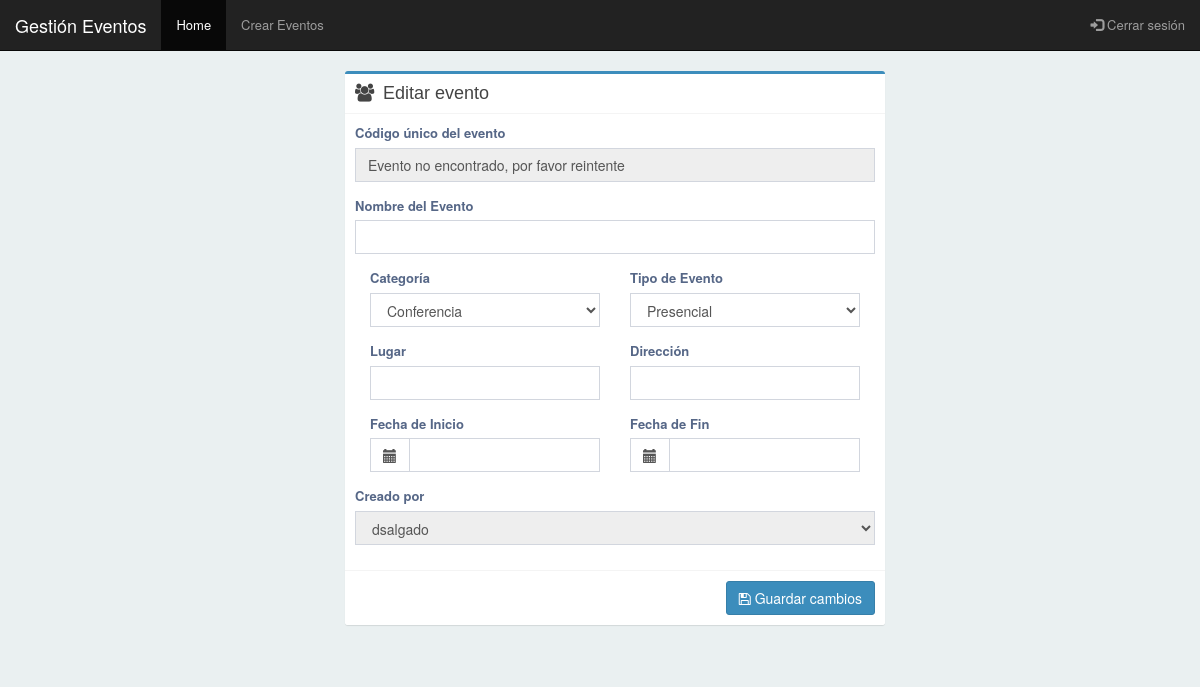
The app's page /edit/?event=3 (signed in), older data.
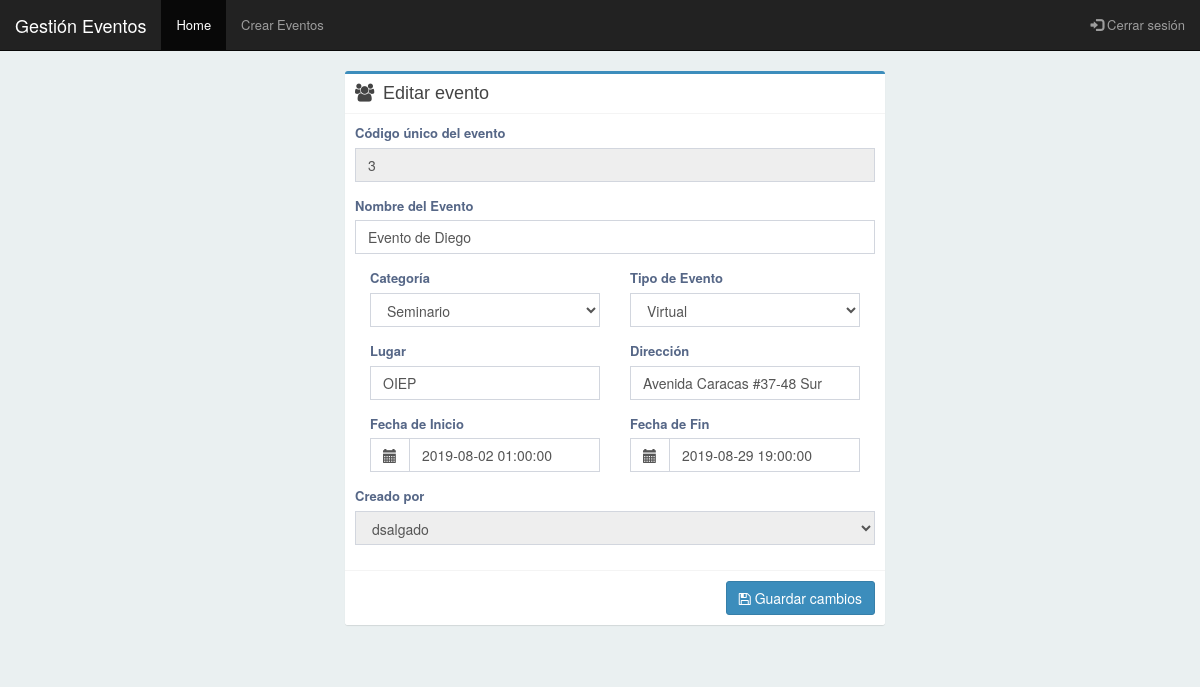
The same page, newer data.
### events/models.py (models this page shows, shortened)
class Event(models.Model):
    event_name = models.CharField(max_length = 140, blank = False)
    event_site = models.CharField(max_length = 140, blank = True)
    event_address = models.CharField(max_length = 200, blank = True)
    event_start_date = models.DateTimeField()
    event_end_date = models.DateTimeField()
    event_create_date = models.DateTimeField(auto_now_add=True)
    event_category = models.ForeignKey(Category, on_delete = models.CASCADE)
    event_type = models.ForeignKey(EventType, on_delete = models.CASCADE)
    event_creator = models.ForeignKey(User, on_delete= models.CASCADE)

### events/views.py (the view)
@login_required
def edit_event(request):
    if request.method == 'POST':
        try:
            event = Event.objects.get(pk = request.POST['event_pk'], event_creator = request.user)
            data = {}
            data['event_pk'] = request.POST['event_pk']
            data['event_name'] = request.POST['event_name']
            data['event_site'] = request.POST['event_site']
            data['event_address'] = request.POST['event_address']
            data['event_start_date'] = request.POST['event_start_date']
            data['event_end_date'] = request.POST['event_end_date']
            data['event_category'] = request.POST['event_category']
            data['event_type'] = request.POST['event_type']
            data['event_creator'] = request.user.id
            form = EventForm(data)
            if form.is_valid():
                event.event_name = request.POST['event_name']
                event.event_site = request.POST['event_site']
                event.event_address = request.POST['event_address']
                event.event_start_date = request.POST['event_start_date']
                event.event_end_date = request.POST['event_end_date']
                event.event_category = Category.objects.get(pk = request.POST['event_category'])
                event.event_type = EventType.objects.get(pk = request.POST['event_type'])
                event.save()
                return redirect('events:myevents')
        except ObjectDoesNotExist:
            form = EventForm(initial = {'event_pk':'Error ocurrido durante la actualización, por favor reintente'})
    else:
        try:
            event = Event.objects.get(pk = request.GET['event'], event_creator = request.user )
            data = {
                'event_pk': event.id,
                'event_name': event.event_name,
                'event_site': event.event_site,
                'event_address': event.event_address,
                'event_start_date': event.event_start_date,
                'event_end_date': event.event_end_date,
                'event_category': event.event_category,
                'event_type': event.event_type,
                'event_creator': event.event_creator
            }
            form = EventForm(initial = data)
        except ObjectDoesNotExist:
            form = EventForm(initial = {'event_pk':'Evento no encontrado, por favor reintente'})
    return render(request,
        'events/edit.html',
        context = {
            'form': form
        })

### events/models.py (called while the page is built)
    def __str__(self):
        return "{}".format(self.category_description)

    def __str__(self):
        return "{}".format(self.event_type_description)

### templates/events/edit.html (shortened to what this page needs)
{% extends "base.html" %}
{% block container %}
    <div class="container">
        <section class="content">
            <div class="row">
                <div class="col-md-offset-3 col-md-6">
                    <div class="box box-primary">
                        <div class="box-header with-border">
                            <i class="fa fa-group"></i>
                            <h3 class="box-title">Editar evento</h3>
                        </div>
                        <form method="POST" action="{% url 'events:edit'%}">
                            <div class="box-body">
                                <div class="form-group">
                                    <label>Código único del evento</label>
                                    {{ form.event_pk }}
                                </div>
                                <div class="form-group">
                                    <label>Nombre del Evento</label>
                                    {{ form.event_name }}
                                </div>
                                <div class="form-row">
                                    <div class="form-group col-md-6">
                                        <label>Categoría</label>
                                        {{ form.event_category }}
                                    </div>
                                    <div class="form-group col-md-6">
                                        <label>Tipo de Evento</label>
                                        {{ form.event_type }}
                                    </div>
                                </div>
                                <div class="form-row">
                                    <div class="form-group col-md-6">
                                        <label>Lugar</label>
                                            {{ form.event_site }}
                                    </div>
                                    <div class="form-group col-md-6">
                                        <label>Dirección</label>
                                        {{ form.event_address }}
                                    </div>
                                </div>
                                <div class="form-row">
                                    <div class="form-group col-md-6">
                                        <label>Fecha de Inicio</label>
                                        <div class="input-group">
                                            <div class="input-group-addon">
                                                <i class="glyphicon glyphicon-calendar"></i>
                                            </div>
                                            {{ form.event_start_date }}
                                        </div>
                                    </div>
                                    <div class="form-group col-md-6">
                                        <label>Fecha de Fin</label>
                                        <div class="input-group">
                                            <div class="input-group-addon">
                                                <i class="glyphicon glyphicon-calendar"></i>
                                            </div>
                                            {{ form.event_end_date }}
                                        </div>
                                    </div>
                                </div>
                                <div class="form-group">
                                    <label>Creado por</label>
                                    {{ form.event_creator }}
                                </div>
                            </div>
                            <div class="box-footer">
                                <button name="user-button" type="submit" class="btn btn-primary pull-right">
                                    <i class="fa fa-save"></i>    Guardar cambios
                                </button>
                            </div>
                        </form>
                    </div>
                </div>
            </div>
        </section>
    </div>
{% endblock %}

Row changes from the older to the newer data that the page shows:
added Event: event_name "Evento de Diego", event_category "Seminario", event_type "Virtual", event_site "OIEP", event_address "Avenida Caracas #37-48 Sur", event_start_date "2019-08-02 01:00:00", event_end_date "2019-08-29 19:00:00", event_creator "dsalgado"
Text that changed along with them:
form field event_pk: "Evento no encontrado, por favor reintente" → "3"
form field event_category: "Conferencia" → (not shown)
form field event_type: "Presencial" → (not shown)
form field event_creator: "dsalgado" → (not shown)
